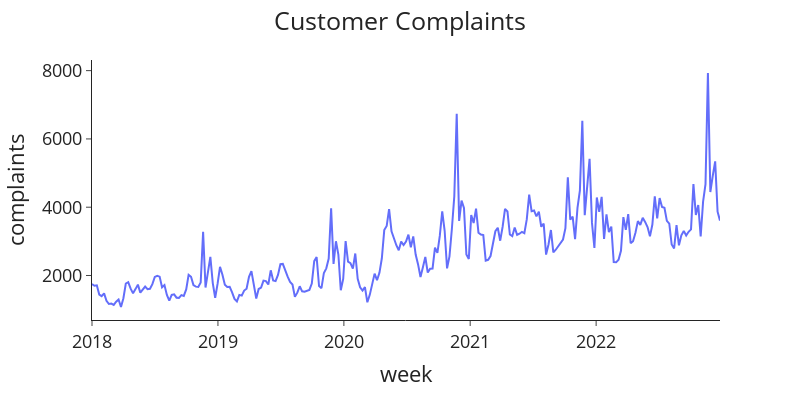

Notebook code for this chart:
### Code cell
fig = px.line(df, x=df.index, y='complaints', labels={"Month": "Date"})
fig.update_layout(
        template="simple_white",font=dict(size=18),
        title_text="Customer Complaints", width=800, title_x=0.5, height=400)
fig.show()

### Figure 1 — Plotly figure (JSON) as saved in the notebook; plotly's stock layout.template omitted (floating-point values rounded to 4 significant figures; data arrays with more than 128 entries replaced by an {"elided": "..."} marker saying what was removed)
{"data": [{"hovertemplate": "week=%{x}<br>complaints=%{y}<extra></extra>", "legendgroup": "", "line": {"color": "#636efa", "dash": "solid"}, "marker": {"symbol": "circle"}, "mode": "lines", "name": "", "orientation": "v", "showlegend": false, "type": "scatter", "x": {"elided": "261 str values"}, "xaxis": "x", "y": {"elided": "261 int values"}, "yaxis": "y"}], "layout": {"font": {"size": 18}, "height": 400, "legend": {"tracegroupgap": 0}, "margin": {"t": 60}, "title": {"text": "Customer Complaints", "x": 0.5}, "width": 800, "xaxis": {"anchor": "y", "autorange": true, "domain": [0, 1], "range": ["2018-01-01", "2022-12-26"], "title": {"text": "week"}, "type": "date"}, "yaxis": {"anchor": "x", "autorange": true, "domain": [0, 1], "range": [696.2, 8312.0], "title": {"text": "complaints"}, "type": "linear"}}}
